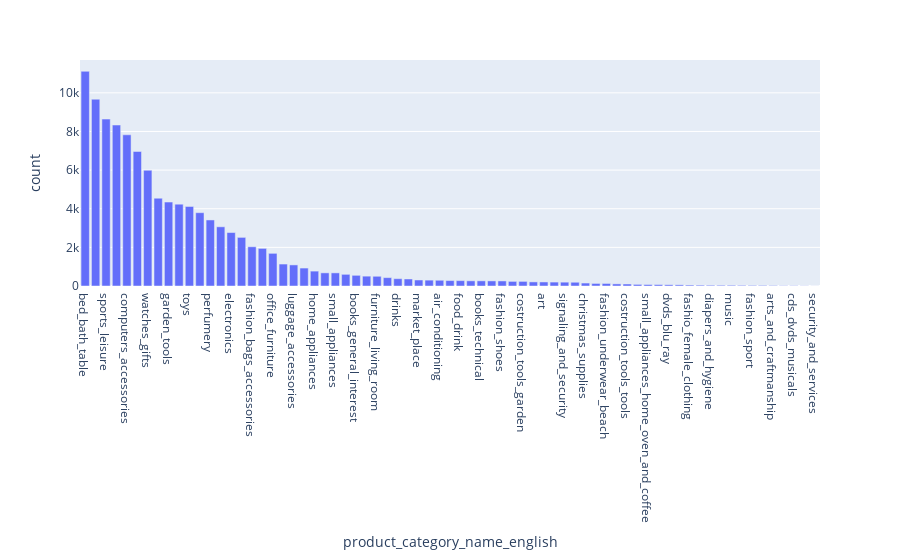

Source (notebook cell):
### Code cell
# bar chart for all product items selling number
fig = px.bar(top_products,x='product_category_name_english', y='count')
fig.show()

### Figure 1 — Plotly figure (JSON) as saved in the notebook; plotly's stock layout.template omitted (floating-point values rounded to 4 significant figures)
{"data": [{"alignmentgroup": "True", "hovertemplate": "product_category_name_english=%{x}<br>count=%{y}<extra></extra>", "legendgroup": "", "marker": {"color": "#636efa", "pattern": {"shape": ""}}, "name": "", "offsetgroup": "", "orientation": "v", "showlegend": false, "textposition": "auto", "type": "bar", "x": ["bed_bath_table", "health_beauty", "sports_leisure", "furniture_decor", "computers_accessories", "housewares", "watches_gifts", "telephony", "garden_tools", "auto", "toys", "cool_stuff", "perfumery", "baby", "electronics", "stationery", "fashion_bags_accessories", "pet_shop", "office_furniture", "consoles_games", "luggage_accessories", "construction_tools_construction", "home_appliances", "musical_instruments", "small_appliances", "home_construction", "books_general_interest", "food", "furniture_living_room", "home_confort", "drinks", "audio", "market_place", "construction_tools_lights", "air_conditioning", "kitchen_dining_laundry_garden_furniture", "food_drink", "industry_commerce_and_business", "books_technical", "fixed_telephony", "fashion_shoes", "home_appliances_2", "costruction_tools_garden", "agro_industry_and_commerce", "art", "computers", "signaling_and_security", "construction_tools_safety", "christmas_supplies", "fashion_male_clothing", "fashion_underwear_beach", "furniture_bedroom", "costruction_tools_tools", "tablets_printing_image", "small_appliances_home_oven_and_coffee", "cine_photo", "dvds_blu_ray", "books_imported", "fashio_female_clothing", "party_supplies", "diapers_and_hygiene", "furniture_mattress_and_upholstery", "music", "flowers", "fashion_sport", "home_comfort_2", "arts_and_craftmanship", "la_cuisine", "cds_dvds_musicals", "fashion_childrens_clothes", "security_and_services"], "xaxis": "x", "y": [11115, 9670, 8641, 8334, 7827, 6964, 5991, 4545, 4347, 4235, 4117, 3796, 3419, 3065, 2767, 2517, 2031, 1947, 1691, 1137, 1092, 929, 771, 680, 679, 604, 553, 510, 503, 434, 379, 364, 311, 304, 297, 281, 278, 268, 267, 264, 262, 238, 238, 212, 209, 203, 199, 194, 153, 132, 131, 109, 103, 83, 76, 72, 64, 60, 48, 43, 39, 38, 38, 33, 30, 30, 24, 14, 14, 8, 2], "yaxis": "y"}], "layout": {"autosize": true, "barmode": "relative", "legend": {"tracegroupgap": 0}, "margin": {"t": 60}, "xaxis": {"anchor": "y", "autorange": true, "domain": [0, 1], "range": [-0.5, 70.5], "title": {"text": "product_category_name_english"}, "type": "category"}, "yaxis": {"anchor": "x", "autorange": true, "domain": [0, 1], "range": [0, 11700], "title": {"text": "count"}, "type": "linear"}}}
